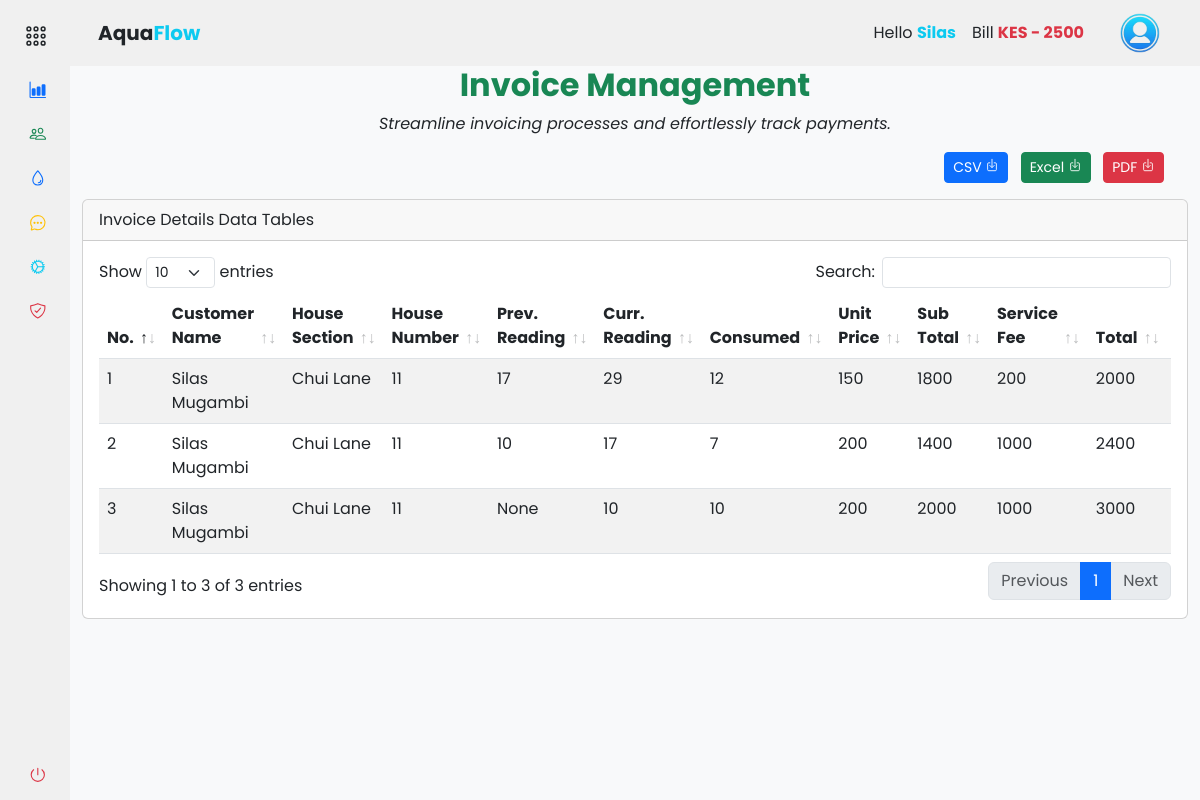
The page /accounts/records/billing (signed in) on the database its author committed.
### app/backend/models/user.py (models this page shows, shortened)
class User(db.Model, UserMixin):
    id = db.Column(db.Integer, primary_key=True)
    mobile_number = db.Column(db.String(20), unique=True, nullable=False)
    password_hash = db.Column(db.String(128), nullable=False)
    first_name = db.Column(db.String(50))
    last_name = db.Column(db.String(50))
    email = db.Column(db.String(120))
    house_section = db.Column(db.String(50))
    house_number = db.Column(db.String(20))
    profile_image = db.Column(db.String(255))
    is_active = db.Column(db.Boolean, default=True)
    is_admin = db.Column(db.Boolean, default=False)
    meter_readings = db.relationship('MeterReading', backref='user', lazy=True)
    payments = db.relationship('Payment', backref='user', lazy=True)

class MeterReading(db.Model):
    id = db.Column(db.Integer, primary_key=True)
    user_id = db.Column(db.Integer, db.ForeignKey('user.id'), nullable=False)
    customer_name = db.Column(db.String(50))
    house_section = db.Column(db.String(50))
    house_number = db.Column(db.String(20))
    reading_value = db.Column(db.Float)
    consumed = db.Column(db.Float)
    unit_price = db.Column(db.Float)
    service_fee = db.Column(db.Float)
    sub_total_price = db.Column(db.Float)
    total_price = db.Column(db.Float)
    timestamp = db.Column(db.DateTime, default=datetime.now(timezone.utc) + timedelta(hours=3), nullable=False)
    reading_status = db.Column(db.Boolean, default=False)

### app/backend/accounts/records/routes.py (the view)
@records_bp.route('/billing')
@login_required
def billing():
    if current_user.is_authenticated:
        billing_data = (
            db.session.query(
                MeterReading.id,
                MeterReading.timestamp,
                User.first_name,
                User.last_name,
                MeterReading.house_section,
                MeterReading.house_number,
                User.is_active,
                MeterReading.reading_status,
                MeterReading.customer_name,
                func.lag(MeterReading.reading_value)
                .over(partition_by=(MeterReading.house_section, MeterReading.house_number), order_by=MeterReading.timestamp)
                .label('prev_reading'),
                MeterReading.reading_value.label('curr_reading'),
                MeterReading.consumed,
                MeterReading.unit_price,
                MeterReading.sub_total_price,
                MeterReading.service_fee,
                MeterReading.total_price
            )
            .join(User)
            .filter(User.id == current_user.id)
            .order_by(MeterReading.timestamp.desc())
            .all()
        )
        return render_template('accounts/billing.html', hide_footer=True, billing_data=billing_data)
    else:
        return redirect(url_for('auth.login'))

### app/backend/accounts/accounts_context.py (called while the page is built)
def accounts_context():
    people = 'silas'
    bill = int('2500')
    return {'people': people, 'bill': bill}

def inject_now():
    return {'now': datetime.utcnow() + timedelta(hours=3)}

### app/assets/templates/accounts/billing.html (shortened to what this page needs)
{% extends "base.html" %} {% block content %}
<div class="container-fluid">
  <div class="text-center">
    <h2 class="fw-bold text-success">Invoice Management</h2>
    <p class="mt-2 fst-italic">
      Streamline invoicing processes and effortlessly track payments.
    </p>
  </div>
  <div class="row">
    <div class="col-md-12">
      <div class="mb-3 float-end me-3">
        <a
          href="#"
          class="btn btn-sm me-2 btn-primary"
          download="people_list.csv"
        >
          CSV <ion-icon name="download-outline"></ion-icon>
        </a>
        <a
          href="#"
          class="btn btn-sm me-2 btn-success"
          download="people_list.xlsx"
        >
          Excel <ion-icon name="download-outline"></ion-icon>
        </a>
        <a
          href="#"
          class="btn btn-sm me-2 btn-danger"
          download="people_list.pdf"
        >
          PDF <ion-icon name="download-outline"></ion-icon>
        </a>
      </div>
    </div>
  </div>
  <div class="col-md-12">
    <div class="card mb-3">
      <div class="card-header">Invoice Details Data Tables</div>
      <div class="card-body">
        <div class="table-responsive">
          <table class="table table-striped data-table" style="width: 100%">
            <thead>
              <tr>
                <th scope="col">No.</th>
                <th scope="col">Customer Name</th>
                <th scope="col">House Section</th>
                <th scope="col">House Number</th>
                <th scope="col">Prev. Reading</th>
                <th scope="col">Curr. Reading</th>
                <th scope="col">Consumed</th>
                <th scope="col">Unit Price</th>
                <th scope="col">Sub Total</th>
                <th scope="col">Service Fee</th>
                <th scope="col">Total</th>
                <th scope="col">Status</th>
              </tr>
            </thead>
            <tbody>
              {% if billing_data %} {% for entry in billing_data |
              sort(attribute='id', reverse=true) %}
              <tr>
                <td>{{ loop.index }}</td>
                <td>{{ entry.customer_name.title() }}</td>
                <td>{{ entry.house_section.title() }}</td>
                <td>{{ entry.house_number }}</td>
                <td>
                  {{ "%0.0f"|format(entry.prev_reading) if entry.prev_reading is
                  not none else "None" }}
                </td>
                <td>{{ "%0.0f"|format(entry.curr_reading) }}</td>
                <td>{{ "%0.0f"|format(entry.consumed) }}</td>
                <td>{{ "%0.0f"|format(entry.unit_price) }}</td>
                <td>{{ "%0.0f"|format(entry.sub_total_price) }}</td>
                <td>{{ "%0.0f"|format(entry.service_fee) }}</td>
                <td>{{ "%0.0f"|format(entry.total_price) }}</td>
                <td
                  class="fst-italic {% if entry.reading_status %}text-success{% else %}text-secondary{% endif %}"
                >
                </td>
              </tr>
              {% endfor %} {% else %}
              <tr>
                <td colspan="12">No billing data available</td>
              </tr>
              {% endif %}
            </tbody>
          </table>
        </div>
      </div>
    </div>
  </div>
</div>
{% endblock %}

### app/assets/templates/components/navbar.html (shortened to what this page needs)
{% if not hide_navbar %}
<header
  id="navbar"
  class="navbar navbar-expand-lg sticky-sm-top {% if not current_user.is_authenticated %}bg-dark{% endif %}"
>
  <div class="container-fluid">
    <a
      class="navbar-brand text-center d-flex align-items-center fw-bold ms-3 {% if not current_user.is_authenticated %}text-light{% else %}text-dark{% endif %}"
      href="#"
    >
      Aqua<span class="text-info">Flow</span>
    </a>
    <div class="collapse navbar-collapse" id="navbarToggler">
      <div class="d-flex align-items-center ms-auto">
         {% if current_user.is_authenticated %}
        <ul class="navbar-nav me-3">
          <li class="nav-item">
            <a class="nav-link text-dark">
              Hello
              <span class="text-info fw-bold"
                >{{ current_user.first_name.title() }}</span
              >
            </a>
          </li>
          <li class="nav-item">
            <a class="nav-link text-dark">
              Bill
              <span
                class="fw-bold {% if bill > 0 %}text-danger{% else %}text-success{% endif %}"
                >KES {% if bill > 0 %}-{% endif %} {{ bill }}</span
              >
            </a>
          </li>
        </ul>
        <div class="btn-group">
          <button
            type="button"
            class="btn navbar-brand rounded-circle border-0"
            data-bs-toggle="dropdown"
            aria-expanded="false"
          >
            <img
              src="{{ url_for('static', filename='images/user.png') }}"
              alt="logo image"
              height="40px"
              width="40px"
            />
          </button>
        </div>
        {% endif %}
      </div>
    </div>
  </div>
</header>
{% endif %}

### app/assets/static/css/styles.css (style rules this page uses)
a { text-decoration: none; cursor: pointer; }
li { list-style: none; }
button { border: none !important; outline: none; }
body { font-family: "Poppins", sans-serif; }
.navbar, #sidebar { background-color: #f0f0f0; z-index: 1000; }

### rows shown on the page
User: first_name "Silas"
MeterReading: customer_name "Silas Mugambi", house_section "Chui Lane", house_number "11", prev_reading "17", curr_reading "29", consumed "12", unit_price "150", sub_total_price "1800", service_fee "200", total_price "2000"
MeterReading: customer_name "Silas Mugambi", house_section "Chui Lane", house_number "11", prev_reading "10", curr_reading "17", consumed "7", unit_price "200", sub_total_price "1400", service_fee "1000", total_price "2400"
MeterReading: customer_name "Silas Mugambi", house_section "Chui Lane", house_number "11", prev_reading "None", curr_reading "10", consumed "10", unit_price "200", sub_total_price "2000", service_fee "1000", total_price "3000"

### other values the page prints
{{ bill }} "2500"
